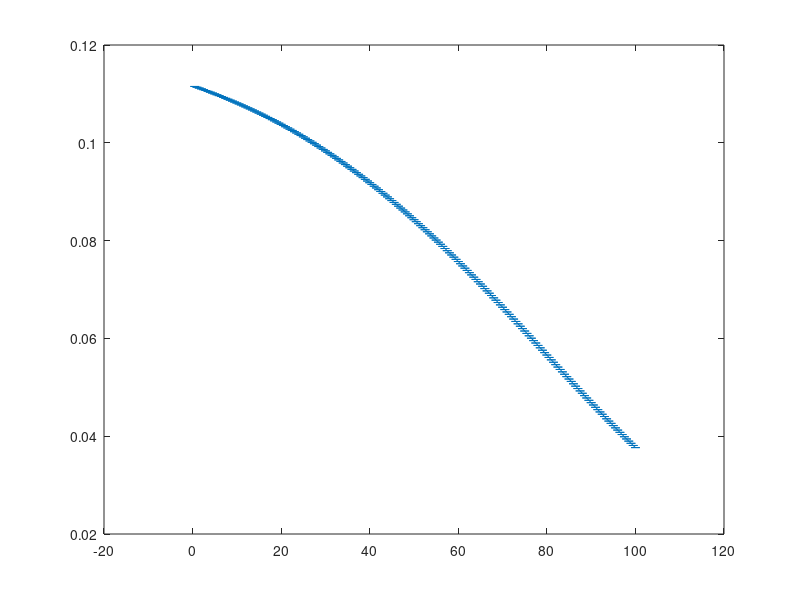

Write the MATLAB code that produced this figure.
% Parameter initialization 
%clear
t = 0:0.5:100;                       % s
koff = 1.5;                     % 1/s
kon = 18;                     % 1/um2s
cl = [1];                       % # molecules / um2
D = 2;                          % um2/s  
b = (8./1000);                    % reaction zone in um 
a = (8./1000)./13
scale= (1).*1e-9;               % Barrier
Temp = 1.381e-23.*307.15;       % Temperatue  kelvin
kappa = [ 5].*1e-20;                  % Bending modulus
sigmai = 5.*1e-7+ ((5e-6)-(5e-7)).*rand(1,100);                   % Membrane tension
R_ini  = 5.*1e-6+ ((10e-6)-(5e-6)).*rand(1,100);
r0_ini  = sqrt(kappa./(2.*sigmai));
Lc = (((Temp)./(4.*pi.*kappa)).*((R_ini.^2)./r0_ini)).*1e6;
np = 1%randi([1 3],1,100);
pos = 0;
V= 0 ;
koofre=0;
Vt=0;
post=0;
posmt = 0;
Vmt = [6 ]./60;

%%
%Calculations
 figure1 = figure;
count=0;
Vt=0;
for j =1:length(np)
    count = count+1;
    V=0;
    pos=0;posmt=0;
    counti=0;
    orderp=0;
    
for i=2:length (t)
    counti=counti+1;
betat = 1.0/Temp;
beta_ini = ((4.*pi.*kappa(1)).*betat).*(r0_ini(1)./( R_ini(j).^2));          
sigma(i) = sigmai(j).*exp (beta_ini.*(pos(end).*1e-6)); 
F0(i)=(2.*pi.*sqrt(2.*kappa(1).*sigma(i)));%+2.*pi*1.63e9*16e-18*(V(i).*1e-6)*(log(R_ini/r0_ini )); 
koofre(i) = koff.*exp(((F0(i).*scale.*betat)./np(j))); 
%%
%Equation
V(i) = b.*((kon.*cl(1))-koofre(i));
 posmt (i)= posmt (i-1)+Vmt(1).*0.5;
pos (i) = pos (i-1)+V(i).*0.5;
if pos (i)>posmt(i)
    pos (i)=posmt(i);
end
orderp(i) =(posmt(i)-pos(i));%./posmt(i); 
% if pos (i)<=0
%     pos (i)=0;
% end

end
% orderp =(posmt-V)./posmt; 
%   subplot (2,2,1)
% % Fn=(F0);
% subplot1 = subplot(2,2,1,'Parent',figure1);
% hold(subplot1,'on');
%    plot1=plot ((pos(2:end)),(koofre(2:end)),'LineWidth',2);hold on;
%    subplot(2,2,2)
%   plot2=plot ((pos(2:end)),(V(2:end)),'LineWidth',2);hold on;
%   plot(yy(1:end-1),vinterp)
%   plot(x,y,'o')
%   
%    subplot(2,2,3)
%   plot3=plot ((pos(2:end)),(sigma(2:end).*1e6),'LineWidth',2);hold on;
%   subplot4=subplot(2,2,4)
%   plot4=plot ((t(2:end)),(orderp(2:end)),'LineWidth',2);hold on;
%   plot(vector(:,2),vector(:,end))
% %  xlim(subplot4,[0 12]);
% % % % Uncomment the following line to preserve the Y-limits of the axes
% %  ylim(subplot4,[0 0.5]);

 Vt (1:length(V),count)=V;
 post (1:length(pos),count)=pos;
 drawnow;
   %  ylim([-4 0.5])
%    xlim([0 20])
end
%% 
% for k = 1:size (Vt,2)
%    if Vt(2,k)>0
%        Is = Vt (2:end,k);
%      stgsv = [max(Is), 20, 3, min(Is)];
%     [estimates,eval] = fit_survival(t(2:end)', Is, stgsv);% MT reference
%     figure(1);plot(t(2:end),Is,'b-o',t(2:end),eval,'r-');hold on
% xlim([0 100])
% ylim([0 0.2])
%     
%     reftipr= estimates(2);
%     factor=abs(t-reftipr);
%     [col,ix(k)]=min (factor);
%    else
%        ix(k)=NaN;
%    end
%     
% end




%%
% set(plot1(1),'Color',[0 0.447058826684952 0.74117648601532]);
% set(plot1(2),'Color',[1 0 0]);
% set(plot1(3),'Color',[0 0.498039215803146 0]);




%plotting 
meanv=mean (Vt,2);
stdv = sqrt(std (Vt,[],2))/100
%  %errorbar(Exp1(:,1),Exp1(:,2),Exp1(:,3),'o');hold on
  errorbar(t(2:end),meanv(2:end),stdv(2:end));
 % plot(t(2:end),meanv(2:end));
%errorbar(Exp200(:,1),Exp200(:,2),Exp200(:,3),'o');
% xlim([0 60])
% ylim([0 0.2])

% A = b*kon;
% B = b*koff;
%  f = @ (cl,y) b*((kon*cl)-(koff.*exp(y)));
% % x0 = [500,1]; 
% % [xmin, fval] = fminsearch(@(x)f(x(1),x(2)), x0)
% %x = linspace(1,10,20);
% y = linspace(0,4,length(cl));
%  figure (2)
%  [CL,Y] = meshgrid(cl,y);
%  surf(CL,Y,f(CL,Y), 'EdgeColor','none', 'FaceAlpha',0.5)
% hold on
% plot3(xmin(1),xmin(2), f(xmin(1),xmin(2)), 'gp', 'MarkerSize', 10, 'MarkerFaceColor','g')
% hold off
% xlabel('X')
% ylabel('Y')
